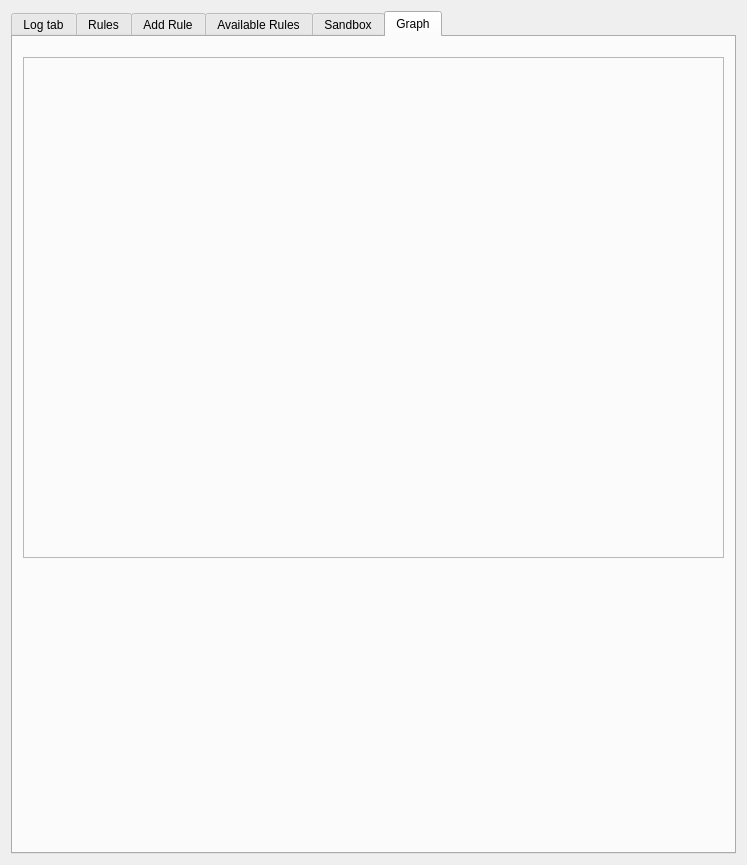
<?xml version="1.0" encoding="UTF-8"?>
<ui version="4.0">
 <class>Dialog</class>
 <widget class="QDialog" name="Dialog">
  <property name="geometry">
   <rect>
    <x>0</x>
    <y>0</y>
    <width>747</width>
    <height>865</height>
   </rect>
  </property>
  <property name="windowTitle">
   <string>Firewall Application</string>
  </property>
  <layout class="QGridLayout" name="gridLayout_2">
   <item row="0" column="0">
    <widget class="QTabWidget" name="tabWidget">
     <property name="currentIndex">
      <number>5</number>
     </property>
     <widget class="QWidget" name="tabLog">
      <attribute name="title">
       <string>Log tab</string>
      </attribute>
      <layout class="QHBoxLayout" name="horizontalLayout_2">
       <item>
        <layout class="QVBoxLayout" name="verticalLayout_2">
         <item>
          <widget class="QLabel" name="tabLogLabel">
           <property name="sizePolicy">
            <sizepolicy hsizetype="Preferred" vsizetype="Fixed">
             <horstretch>0</horstretch>
             <verstretch>0</verstretch>
            </sizepolicy>
           </property>
           <property name="minimumSize">
            <size>
             <width>2</width>
             <height>2</height>
            </size>
           </property>
           <property name="baseSize">
            <size>
             <width>2</width>
             <height>2</height>
            </size>
           </property>
           <property name="text">
            <string>Log tab</string>
           </property>
          </widget>
         </item>
         <item>
          <widget class="QTableWidget" name="tabLogTable">
           <column>
            <property name="text">
             <string>in</string>
            </property>
           </column>
           <column>
            <property name="text">
             <string>out</string>
            </property>
           </column>
           <column>
            <property name="text">
             <string>mac</string>
            </property>
           </column>
           <column>
            <property name="text">
             <string>src</string>
            </property>
           </column>
           <column>
            <property name="text">
             <string>dst</string>
            </property>
           </column>
           <column>
            <property name="text">
             <string>len</string>
            </property>
           </column>
           <column>
            <property name="text">
             <string>tos</string>
            </property>
           </column>
           <column>
            <property name="text">
             <string>prec</string>
            </property>
           </column>
           <column>
            <property name="text">
             <string>ttl</string>
            </property>
           </column>
           <column>
            <property name="text">
             <string>id</string>
            </property>
           </column>
           <column>
            <property name="text">
             <string>proto</string>
            </property>
           </column>
           <column>
            <property name="text">
             <string>spq</string>
            </property>
           </column>
           <column>
            <property name="text">
             <string>dpt</string>
            </property>
           </column>
           <column>
            <property name="text">
             <string>len</string>
            </property>
           </column>
          </widget>
         </item>
        </layout>
       </item>
      </layout>
     </widget>
     <widget class="QWidget" name="tabRules">
      <attribute name="title">
       <string>Rules</string>
      </attribute>
      <layout class="QGridLayout" name="gridLayout">
       <item row="0" column="0">
        <layout class="QVBoxLayout" name="verticalLayout">
         <item>
          <layout class="QHBoxLayout" name="horizontalLayout">
           <item>
            <widget class="QLabel" name="labelRules">
             <property name="sizePolicy">
              <sizepolicy hsizetype="Fixed" vsizetype="Fixed">
               <horstretch>0</horstretch>
               <verstretch>0</verstretch>
              </sizepolicy>
             </property>
             <property name="minimumSize">
              <size>
               <width>2</width>
               <height>2</height>
              </size>
             </property>
             <property name="baseSize">
              <size>
               <width>2</width>
               <height>2</height>
              </size>
             </property>
             <property name="text">
              <string>Rules</string>
             </property>
            </widget>
           </item>
           <item>
            <widget class="QLineEdit" name="editRules">
             <property name="maximumSize">
              <size>
               <width>16777215</width>
               <height>16777215</height>
              </size>
             </property>
            </widget>
           </item>
           <item>
            <widget class="QPushButton" name="buttonSearch">
             <property name="maximumSize">
              <size>
               <width>200</width>
               <height>16777215</height>
              </size>
             </property>
             <property name="text">
              <string>Search</string>
             </property>
            </widget>
           </item>
           <item>
            <widget class="QPushButton" name="buttonDeleteMany">
             <property name="maximumSize">
              <size>
               <width>200</width>
               <height>16777215</height>
              </size>
             </property>
             <property name="text">
              <string>Delete Many</string>
             </property>
            </widget>
           </item>
          </layout>
         </item>
         <item>
          <widget class="QTableWidget" name="tableRules">
           <column>
            <property name="text">
             <string>num</string>
            </property>
           </column>
           <column>
            <property name="text">
             <string>pkts</string>
            </property>
           </column>
           <column>
            <property name="text">
             <string>bytes</string>
            </property>
           </column>
           <column>
            <property name="text">
             <string>target</string>
            </property>
           </column>
           <column>
            <property name="text">
             <string>prot</string>
            </property>
           </column>
           <column>
            <property name="text">
             <string>opt</string>
            </property>
           </column>
           <column>
            <property name="text">
             <string>in</string>
            </property>
           </column>
           <column>
            <property name="text">
             <string>out</string>
            </property>
           </column>
           <column>
            <property name="text">
             <string>source</string>
            </property>
           </column>
           <column>
            <property name="text">
             <string>destination</string>
            </property>
           </column>
           <column>
            <property name="text">
             <string>group</string>
            </property>
           </column>
           <column>
            <property name="text">
             <string>delete</string>
            </property>
           </column>
          </widget>
         </item>
        </layout>
       </item>
      </layout>
     </widget>
     <widget class="QWidget" name="tabAddRule">
      <attribute name="title">
       <string>Add Rule</string>
      </attribute>
      <layout class="QFormLayout" name="formLayout">
       <item row="0" column="0">
        <layout class="QFormLayout" name="formLayout_2">
         <item row="0" column="0">
          <widget class="QLabel" name="labelState">
           <property name="minimumSize">
            <size>
             <width>100</width>
             <height>0</height>
            </size>
           </property>
           <property name="text">
            <string>State</string>
           </property>
          </widget>
         </item>
         <item row="0" column="1">
          <widget class="QLineEdit" name="editState"/>
         </item>
        </layout>
       </item>
       <item row="1" column="0">
        <layout class="QHBoxLayout" name="horizontalLayout_5">
         <item>
          <widget class="QLabel" name="labelInterface">
           <property name="minimumSize">
            <size>
             <width>100</width>
             <height>0</height>
            </size>
           </property>
           <property name="maximumSize">
            <size>
             <width>100</width>
             <height>16777215</height>
            </size>
           </property>
           <property name="text">
            <string>Interface</string>
           </property>
          </widget>
         </item>
         <item>
          <widget class="QLineEdit" name="editInterface"/>
         </item>
        </layout>
       </item>
       <item row="2" column="0">
        <layout class="QHBoxLayout" name="horizontalLayout_6">
         <item>
          <widget class="QLabel" name="labelProtocol">
           <property name="maximumSize">
            <size>
             <width>100</width>
             <height>16777215</height>
            </size>
           </property>
           <property name="text">
            <string>Protocol</string>
           </property>
          </widget>
         </item>
         <item>
          <widget class="QComboBox" name="comboProtocol">
           <item>
            <property name="text">
             <string>TCP</string>
            </property>
           </item>
           <item>
            <property name="text">
             <string>UDP</string>
            </property>
           </item>
           <item>
            <property name="text">
             <string>ICMP</string>
            </property>
           </item>
          </widget>
         </item>
        </layout>
       </item>
       <item row="3" column="0">
        <layout class="QHBoxLayout" name="horizontalLayout_7">
         <item>
          <widget class="QLabel" name="labelAction">
           <property name="minimumSize">
            <size>
             <width>100</width>
             <height>0</height>
            </size>
           </property>
           <property name="maximumSize">
            <size>
             <width>100</width>
             <height>16777215</height>
            </size>
           </property>
           <property name="text">
            <string>Action</string>
           </property>
          </widget>
         </item>
         <item>
          <widget class="QComboBox" name="comboAction">
           <item>
            <property name="text">
             <string>ACCEPT</string>
            </property>
           </item>
           <item>
            <property name="text">
             <string>DROP</string>
            </property>
           </item>
           <item>
            <property name="text">
             <string>REJECT</string>
            </property>
           </item>
          </widget>
         </item>
        </layout>
       </item>
       <item row="4" column="0">
        <layout class="QHBoxLayout" name="horizontalLayout_8">
         <item>
          <widget class="QLabel" name="labelPort">
           <property name="minimumSize">
            <size>
             <width>100</width>
             <height>0</height>
            </size>
           </property>
           <property name="maximumSize">
            <size>
             <width>100</width>
             <height>16777215</height>
            </size>
           </property>
           <property name="text">
            <string>Port</string>
           </property>
          </widget>
         </item>
         <item>
          <widget class="QLineEdit" name="editPort"/>
         </item>
        </layout>
       </item>
       <item row="5" column="0">
        <layout class="QHBoxLayout" name="horizontalLayout_9">
         <item>
          <widget class="QLabel" name="labelSource">
           <property name="minimumSize">
            <size>
             <width>100</width>
             <height>0</height>
            </size>
           </property>
           <property name="maximumSize">
            <size>
             <width>100</width>
             <height>16777215</height>
            </size>
           </property>
           <property name="text">
            <string>Source</string>
           </property>
          </widget>
         </item>
         <item>
          <widget class="QLineEdit" name="editSource"/>
         </item>
        </layout>
       </item>
       <item row="6" column="0">
        <layout class="QHBoxLayout" name="horizontalLayout_3">
         <item>
          <widget class="QLabel" name="labelGroup">
           <property name="minimumSize">
            <size>
             <width>100</width>
             <height>0</height>
            </size>
           </property>
           <property name="maximumSize">
            <size>
             <width>100</width>
             <height>16777215</height>
            </size>
           </property>
           <property name="text">
            <string>Group</string>
           </property>
          </widget>
         </item>
         <item>
          <widget class="QLineEdit" name="editGroup"/>
         </item>
        </layout>
       </item>
       <item row="7" column="0">
        <widget class="QPushButton" name="buttonAddRule">
         <property name="sizePolicy">
          <sizepolicy hsizetype="Preferred" vsizetype="Fixed">
           <horstretch>0</horstretch>
           <verstretch>0</verstretch>
          </sizepolicy>
         </property>
         <property name="maximumSize">
          <size>
           <width>200</width>
           <height>16777215</height>
          </size>
         </property>
         <property name="layoutDirection">
          <enum>Qt::LeftToRight</enum>
         </property>
         <property name="autoFillBackground">
          <bool>false</bool>
         </property>
         <property name="text">
          <string>Add Rule</string>
         </property>
        </widget>
       </item>
      </layout>
     </widget>
     <widget class="QWidget" name="tabAvailableRules">
      <attribute name="title">
       <string>Available Rules</string>
      </attribute>
      <layout class="QHBoxLayout" name="horizontalLayout_10">
       <item>
        <widget class="QScrollArea" name="scrollArea">
         <property name="accessibleDescription">
          <string notr="true"/>
         </property>
         <property name="widgetResizable">
          <bool>true</bool>
         </property>
         <widget class="QWidget" name="scrollAreaWidgetContents">
          <property name="geometry">
           <rect>
            <x>0</x>
            <y>0</y>
            <width>705</width>
            <height>794</height>
           </rect>
          </property>
          <layout class="QVBoxLayout" name="verticalLayout_4">
           <item>
            <widget class="QFrame" name="frameBroadcast">
             <property name="maximumSize">
              <size>
               <width>300</width>
               <height>50</height>
              </size>
             </property>
             <property name="styleSheet">
              <string notr="true">QFrame#frameBroadcast {
    border: 1px solid #c8c8c8;
    border-radius: 8px;
    background-color: white;
    padding: 6px;
}
</string>
             </property>
             <property name="frameShape">
              <enum>QFrame::StyledPanel</enum>
             </property>
             <property name="frameShadow">
              <enum>QFrame::Raised</enum>
             </property>
             <layout class="QHBoxLayout" name="horizontalLayout_20">
              <item>
               <widget class="QLabel" name="labelBroadcast">
                <property name="text">
                 <string>Broadcast Control</string>
                </property>
               </widget>
              </item>
              <item>
               <widget class="QCheckBox" name="checkBoxBroadcast">
                <property name="maximumSize">
                 <size>
                  <width>50</width>
                  <height>16777215</height>
                 </size>
                </property>
                <property name="styleSheet">
                 <string notr="true">QCheckBox::indicator {
    width: 40px;
    height: 20px;
    border-radius: 10px;
    background-color: #ddd;
}
QCheckBox::indicator:checked {
    background-color: #4cd964;
}</string>
                </property>
                <property name="text">
                 <string/>
                </property>
               </widget>
              </item>
             </layout>
            </widget>
           </item>
           <item>
            <widget class="QFrame" name="frameSSH_FTP">
             <property name="maximumSize">
              <size>
               <width>300</width>
               <height>50</height>
              </size>
             </property>
             <property name="styleSheet">
              <string notr="true">QFrame#frameBroadcast {
    border: 1px solid #c8c8c8;
    border-radius: 8px;
    background-color: white;
    padding: 6px;
}
</string>
             </property>
             <property name="frameShape">
              <enum>QFrame::StyledPanel</enum>
             </property>
             <property name="frameShadow">
              <enum>QFrame::Raised</enum>
             </property>
             <layout class="QHBoxLayout" name="horizontalLayout_18">
              <item>
               <widget class="QLabel" name="labelSSH_FTP">
                <property name="text">
                 <string>SSH/FTP Brute Force</string>
                </property>
               </widget>
              </item>
              <item>
               <widget class="QCheckBox" name="checkBoxSSH_FTP">
                <property name="maximumSize">
                 <size>
                  <width>50</width>
                  <height>16777215</height>
                 </size>
                </property>
                <property name="styleSheet">
                 <string notr="true">QCheckBox::indicator {
    width: 40px;
    height: 20px;
    border-radius: 10px;
    background-color: #ddd;
}
QCheckBox::indicator:checked {
    background-color: #4cd964;
}</string>
                </property>
                <property name="text">
                 <string/>
                </property>
               </widget>
              </item>
             </layout>
            </widget>
           </item>
           <item>
            <widget class="QFrame" name="frameFinXmasNullScan">
             <property name="maximumSize">
              <size>
               <width>300</width>
               <height>50</height>
              </size>
             </property>
             <property name="styleSheet">
              <string notr="true">QFrame#frameBroadcast {
    border: 1px solid #c8c8c8;
    border-radius: 8px;
    background-color: white;
    padding: 6px;
}
</string>
             </property>
             <property name="frameShape">
              <enum>QFrame::StyledPanel</enum>
             </property>
             <property name="frameShadow">
              <enum>QFrame::Raised</enum>
             </property>
             <layout class="QHBoxLayout" name="horizontalLayout_19">
              <item>
               <widget class="QLabel" name="labelFinXmasNullScan">
                <property name="text">
                 <string>Fin/Xmas/Null Scan</string>
                </property>
               </widget>
              </item>
              <item>
               <widget class="QCheckBox" name="checkBoxFinXmasNullScan">
                <property name="maximumSize">
                 <size>
                  <width>50</width>
                  <height>16777215</height>
                 </size>
                </property>
                <property name="styleSheet">
                 <string notr="true">QCheckBox::indicator {
    width: 40px;
    height: 20px;
    border-radius: 10px;
    background-color: #ddd;
}
QCheckBox::indicator:checked {
    background-color: #4cd964;
}</string>
                </property>
                <property name="text">
                 <string/>
                </property>
               </widget>
              </item>
             </layout>
            </widget>
           </item>
           <item>
            <widget class="QFrame" name="frameICMPFlood">
             <property name="maximumSize">
              <size>
               <width>300</width>
               <height>50</height>
              </size>
             </property>
             <property name="styleSheet">
              <string notr="true">QFrame#frameBroadcast {
    border: 1px solid #c8c8c8;
    border-radius: 8px;
    background-color: white;
    padding: 6px;
}
</string>
             </property>
             <property name="frameShape">
              <enum>QFrame::StyledPanel</enum>
             </property>
             <property name="frameShadow">
              <enum>QFrame::Raised</enum>
             </property>
             <layout class="QHBoxLayout" name="horizontalLayout_14">
              <item>
               <widget class="QLabel" name="labelICMPFlood">
                <property name="text">
                 <string>ICMP Flood</string>
                </property>
               </widget>
              </item>
              <item>
               <widget class="QCheckBox" name="checkBoxICMPFlood">
                <property name="maximumSize">
                 <size>
                  <width>50</width>
                  <height>16777215</height>
                 </size>
                </property>
                <property name="styleSheet">
                 <string notr="true">QCheckBox::indicator {
    width: 40px;
    height: 20px;
    border-radius: 10px;
    background-color: #ddd;
}
QCheckBox::indicator:checked {
    background-color: #4cd964;
}</string>
                </property>
                <property name="text">
                 <string/>
                </property>
               </widget>
              </item>
             </layout>
            </widget>
           </item>
           <item>
            <widget class="QFrame" name="frameIpSpoofing">
             <property name="maximumSize">
              <size>
               <width>300</width>
               <height>50</height>
              </size>
             </property>
             <property name="styleSheet">
              <string notr="true">QFrame#frameBroadcast {
    border: 1px solid #c8c8c8;
    border-radius: 8px;
    background-color: white;
    padding: 6px;
}
</string>
             </property>
             <property name="frameShape">
              <enum>QFrame::StyledPanel</enum>
             </property>
             <property name="frameShadow">
              <enum>QFrame::Raised</enum>
             </property>
             <layout class="QHBoxLayout" name="horizontalLayout_11">
              <item>
               <widget class="QLabel" name="labelIpSpoofing">
                <property name="text">
                 <string>IP Spoofing</string>
                </property>
               </widget>
              </item>
              <item>
               <widget class="QCheckBox" name="checkBoxIpSpoofing">
                <property name="maximumSize">
                 <size>
                  <width>50</width>
                  <height>16777215</height>
                 </size>
                </property>
                <property name="styleSheet">
                 <string notr="true">QCheckBox::indicator {
    width: 40px;
    height: 20px;
    border-radius: 10px;
    background-color: #ddd;
}
QCheckBox::indicator:checked {
    background-color: #4cd964;
}</string>
                </property>
                <property name="text">
                 <string/>
                </property>
               </widget>
              </item>
             </layout>
            </widget>
           </item>
           <item>
            <widget class="QFrame" name="frameInvalidPacket">
             <property name="maximumSize">
              <size>
               <width>300</width>
               <height>50</height>
              </size>
             </property>
             <property name="styleSheet">
              <string notr="true">QFrame#frameBroadcast {
    border: 1px solid #c8c8c8;
    border-radius: 8px;
    background-color: white;
    padding: 6px;
}
</string>
             </property>
             <property name="frameShape">
              <enum>QFrame::StyledPanel</enum>
             </property>
             <property name="frameShadow">
              <enum>QFrame::Raised</enum>
             </property>
             <layout class="QHBoxLayout" name="horizontalLayout_12">
              <item>
               <widget class="QLabel" name="labelInvalidPacket">
                <property name="text">
                 <string>Invalid Packet</string>
                </property>
               </widget>
              </item>
              <item>
               <widget class="QCheckBox" name="checkBoxInvalidPacket">
                <property name="maximumSize">
                 <size>
                  <width>50</width>
                  <height>16777215</height>
                 </size>
                </property>
                <property name="styleSheet">
                 <string notr="true">QCheckBox::indicator {
    width: 40px;
    height: 20px;
    border-radius: 10px;
    background-color: #ddd;
}
QCheckBox::indicator:checked {
    background-color: #4cd964;
}</string>
                </property>
                <property name="text">
                 <string/>
                </property>
               </widget>
              </item>
             </layout>
            </widget>
           </item>
           <item>
            <widget class="QFrame" name="frameOutbound">
             <property name="maximumSize">
              <size>
               <width>300</width>
               <height>50</height>
              </size>
             </property>
             <property name="styleSheet">
              <string notr="true">QFrame#frameBroadcast {
    border: 1px solid #c8c8c8;
    border-radius: 8px;
    background-color: white;
    padding: 6px;
}
</string>
             </property>
             <property name="frameShape">
              <enum>QFrame::StyledPanel</enum>
             </property>
             <property name="frameShadow">
              <enum>QFrame::Raised</enum>
             </property>
             <layout class="QHBoxLayout" name="horizontalLayout_13">
              <item>
               <widget class="QLabel" name="labelOutbound">
                <property name="text">
                 <string>Outbound Protection</string>
                </property>
               </widget>
              </item>
              <item>
               <widget class="QCheckBox" name="checkBoxOutbound">
                <property name="maximumSize">
                 <size>
                  <width>50</width>
                  <height>16777215</height>
                 </size>
                </property>
                <property name="styleSheet">
                 <string notr="true">QCheckBox::indicator {
    width: 40px;
    height: 20px;
    border-radius: 10px;
    background-color: #ddd;
}
QCheckBox::indicator:checked {
    background-color: #4cd964;
}</string>
                </property>
                <property name="text">
                 <string/>
                </property>
               </widget>
              </item>
             </layout>
            </widget>
           </item>
           <item>
            <widget class="QFrame" name="framePortScan">
             <property name="maximumSize">
              <size>
               <width>300</width>
               <height>50</height>
              </size>
             </property>
             <property name="styleSheet">
              <string notr="true">QFrame#frameBroadcast {
    border: 1px solid #c8c8c8;
    border-radius: 8px;
    background-color: white;
    padding: 6px;
}
</string>
             </property>
             <property name="frameShape">
              <enum>QFrame::StyledPanel</enum>
             </property>
             <property name="frameShadow">
              <enum>QFrame::Raised</enum>
             </property>
             <layout class="QHBoxLayout" name="horizontalLayout_16">
              <item>
               <widget class="QLabel" name="labelPortScan">
                <property name="text">
                 <string>Post Scan</string>
                </property>
               </widget>
              </item>
              <item>
               <widget class="QCheckBox" name="checkBoxPortScan">
                <property name="maximumSize">
                 <size>
                  <width>50</width>
                  <height>16777215</height>
                 </size>
                </property>
                <property name="styleSheet">
                 <string notr="true">QCheckBox::indicator {
    width: 40px;
    height: 20px;
    border-radius: 10px;
    background-color: #ddd;
}
QCheckBox::indicator:checked {
    background-color: #4cd964;
}</string>
                </property>
                <property name="text">
                 <string/>
                </property>
               </widget>
              </item>
             </layout>
            </widget>
           </item>
           <item>
            <widget class="QFrame" name="frameSYNFlood">
             <property name="maximumSize">
              <size>
               <width>300</width>
               <height>50</height>
              </size>
             </property>
             <property name="styleSheet">
              <string notr="true">QFrame#frameBroadcast {
    border: 1px solid #c8c8c8;
    border-radius: 8px;
    background-color: white;
    padding: 6px;
}
</string>
             </property>
             <property name="frameShape">
              <enum>QFrame::StyledPanel</enum>
             </property>
             <property name="frameShadow">
              <enum>QFrame::Raised</enum>
             </property>
             <layout class="QHBoxLayout" name="horizontalLayout_17">
              <item>
               <widget class="QLabel" name="labelSYNFlood">
                <property name="text">
                 <string>SYN Flood</string>
                </property>
               </widget>
              </item>
              <item>
               <widget class="QCheckBox" name="checkBoxSYNFlood">
                <property name="maximumSize">
                 <size>
                  <width>50</width>
                  <height>16777215</height>
                 </size>
                </property>
                <property name="styleSheet">
                 <string notr="true">QCheckBox::indicator {
    width: 40px;
    height: 20px;
    border-radius: 10px;
    background-color: #ddd;
}
QCheckBox::indicator:checked {
    background-color: #4cd964;
}</string>
                </property>
                <property name="text">
                 <string/>
                </property>
               </widget>
              </item>
             </layout>
            </widget>
           </item>
          </layout>
         </widget>
        </widget>
       </item>
      </layout>
     </widget>
     <widget class="QWidget" name="tab">
      <attribute name="title">
       <string>Sandbox</string>
      </attribute>
      <layout class="QHBoxLayout" name="horizontalLayout_25">
       <item>
        <widget class="QWidget" name="widget" native="true">
         <property name="maximumSize">
          <size>
           <width>600</width>
           <height>400</height>
          </size>
         </property>
         <layout class="QVBoxLayout" name="verticalLayout_6">
          <item>
           <layout class="QVBoxLayout" name="verticalLayout_5">
            <item>
             <widget class="QLabel" name="label_3">
              <property name="text">
               <string>System Containers</string>
              </property>
             </widget>
            </item>
            <item>
             <layout class="QHBoxLayout" name="horizontalLayout_15">
              <item>
               <widget class="QLabel" name="label">
                <property name="minimumSize">
                 <size>
                  <width>100</width>
                  <height>0</height>
                 </size>
                </property>
                <property name="maximumSize">
                 <size>
                  <width>200</width>
                  <height>50</height>
                 </size>
                </property>
                <property name="text">
                 <string>RAM:</string>
                </property>
               </widget>
              </item>
              <item>
               <widget class="QLabel" name="label_ram">
                <property name="minimumSize">
                 <size>
                  <width>100</width>
                  <height>0</height>
                 </size>
                </property>
                <property name="maximumSize">
                 <size>
                  <width>200</width>
                  <height>50</height>
                 </size>
                </property>
                <property name="text">
                 <string>RAM</string>
                </property>
               </widget>
              </item>
             </layout>
            </item>
            <item>
             <layout class="QHBoxLayout" name="horizontalLayout_21">
              <item>
               <widget class="QLabel" name="label_2">
                <property name="minimumSize">
                 <size>
                  <width>100</width>
                  <height>0</height>
                 </size>
                </property>
                <property name="maximumSize">
                 <size>
                  <width>200</width>
                  <height>50</height>
                 </size>
                </property>
                <property name="text">
                 <string>CPU:</string>
                </property>
               </widget>
              </item>
              <item>
               <widget class="QLabel" name="label_cpu">
                <property name="minimumSize">
                 <size>
                  <width>100</width>
                  <height>0</height>
                 </size>
                </property>
                <property name="maximumSize">
                 <size>
                  <width>200</width>
                  <height>50</height>
                 </size>
                </property>
                <property name="text">
                 <string>CPU</string>
                </property>
               </widget>
              </item>
             </layout>
            </item>
            <item>
             <layout class="QHBoxLayout" name="horizontalLayout_22">
              <item>
               <widget class="QLabel" name="label_5">
                <property name="minimumSize">
                 <size>
                  <width>100</width>
                  <height>0</height>
                 </size>
                </property>
                <property name="maximumSize">
                 <size>
                  <width>200</width>
                  <height>50</height>
                 </size>
                </property>
                <property name="text">
                 <string>Network:</string>
                </property>
               </widget>
              </item>
              <item>
               <widget class="QLabel" name="label_network">
                <property name="minimumSize">
                 <size>
                  <width>100</width>
                  <height>0</height>
                 </size>
                </property>
                <property name="maximumSize">
                 <size>
                  <width>200</width>
                  <height>50</height>
                 </size>
                </property>
                <property name="text">
                 <string>Network</string>
                </property>
               </widget>
              </item>
             </layout>
            </item>
            <item>
             <layout class="QHBoxLayout" name="horizontalLayout_23">
              <item>
               <widget class="QLabel" name="label_7">
                <property name="minimumSize">
                 <size>
                  <width>100</width>
                  <height>0</height>
                 </size>
                </property>
                <property name="maximumSize">
                 <size>
                  <width>200</width>
                  <height>50</height>
                 </size>
                </property>
                <property name="text">
                 <string>Disk:</string>
                </property>
               </widget>
              </item>
              <item>
               <widget class="QLabel" name="label_disk">
                <property name="minimumSize">
                 <size>
                  <width>100</width>
                  <height>0</height>
                 </size>
                </property>
                <property name="maximumSize">
                 <size>
                  <width>200</width>
                  <height>50</height>
                 </size>
                </property>
                <property name="text">
                 <string>Disk</string>
                </property>
               </widget>
              </item>
             </layout>
            </item>
            <item>
             <layout class="QHBoxLayout" name="horizontalLayout_24">
              <item>
               <widget class="QLabel" name="label_9">
                <property name="minimumSize">
                 <size>
                  <width>100</width>
                  <height>0</height>
                 </size>
                </property>
                <property name="maximumSize">
                 <size>
                  <width>200</width>
                  <height>50</height>
                 </size>
                </property>
                <property name="text">
                 <string>Service:</string>
                </property>
               </widget>
              </item>
              <item>
               <widget class="QLabel" name="label_service">
                <property name="minimumSize">
                 <size>
                  <width>100</width>
                  <height>0</height>
                 </size>
                </property>
                <property name="maximumSize">
                 <size>
                  <width>200</width>
                  <height>50</height>
                 </size>
                </property>
                <property name="text">
                 <string>Service</string>
                </property>
               </widget>
              </item>
             </layout>
            </item>
           </layout>
          </item>
         </layout>
        </widget>
       </item>
      </layout>
     </widget>
     <widget class="QWidget" name="tab_2">
      <attribute name="title">
       <string>Graph</string>
      </attribute>
      <widget class="QWidget" name="verticalLayoutWidget">
       <property name="geometry">
        <rect>
         <x>10</x>
         <y>20</y>
         <width>701</width>
         <height>501</height>
        </rect>
       </property>
       <layout class="QVBoxLayout" name="vboxlayout">
        <item>
         <widget class="QFrame" name="frameGraph">
          <property name="frameShape">
           <enum>QFrame::StyledPanel</enum>
          </property>
          <property name="frameShadow">
           <enum>QFrame::Raised</enum>
          </property>
         </widget>
        </item>
       </layout>
      </widget>
     </widget>
    </widget>
   </item>
  </layout>
 </widget>
 <resources/>
 <connections/>
</ui>
